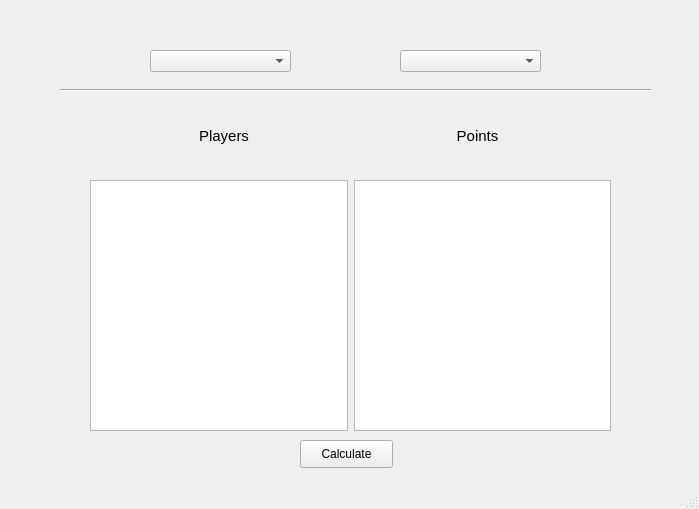
<?xml version="1.0" encoding="UTF-8"?>
<ui version="4.0">
 <class>EvaluateWindow</class>
 <widget class="QMainWindow" name="EvaluateWindow">
  <property name="geometry">
   <rect>
    <x>0</x>
    <y>0</y>
    <width>699</width>
    <height>509</height>
   </rect>
  </property>
  <property name="windowTitle">
   <string>MainWindow</string>
  </property>
  <widget class="QWidget" name="centralwidget">
   <widget class="QWidget" name="horizontalLayoutWidget">
    <property name="geometry">
     <rect>
      <x>90</x>
      <y>180</y>
      <width>521</width>
      <height>251</height>
     </rect>
    </property>
    <layout class="QHBoxLayout" name="horizontalLayout">
     <item>
      <widget class="QListView" name="listView"/>
     </item>
     <item>
      <widget class="QListView" name="listView_2"/>
     </item>
    </layout>
   </widget>
   <widget class="QWidget" name="horizontalLayoutWidget_2">
    <property name="geometry">
     <rect>
      <x>100</x>
      <y>110</y>
      <width>501</width>
      <height>51</height>
     </rect>
    </property>
    <layout class="QHBoxLayout" name="horizontalLayout_2">
     <item>
      <widget class="QLabel" name="Players">
       <property name="font">
        <font>
         <pointsize>11</pointsize>
         <weight>50</weight>
         <bold>false</bold>
        </font>
       </property>
       <property name="text">
        <string>Players</string>
       </property>
       <property name="alignment">
        <set>Qt::AlignCenter</set>
       </property>
       <property name="indent">
        <number>10</number>
       </property>
      </widget>
     </item>
     <item>
      <widget class="QLabel" name="Points">
       <property name="font">
        <font>
         <pointsize>11</pointsize>
         <weight>50</weight>
         <bold>false</bold>
        </font>
       </property>
       <property name="text">
        <string>Points</string>
       </property>
       <property name="alignment">
        <set>Qt::AlignCenter</set>
       </property>
       <property name="indent">
        <number>10</number>
       </property>
      </widget>
     </item>
    </layout>
   </widget>
   <widget class="QPushButton" name="Calculate">
    <property name="geometry">
     <rect>
      <x>300</x>
      <y>440</y>
      <width>93</width>
      <height>28</height>
     </rect>
    </property>
    <property name="text">
     <string>Calculate</string>
    </property>
   </widget>
   <widget class="QComboBox" name="SelectTeam">
    <property name="geometry">
     <rect>
      <x>150</x>
      <y>50</y>
      <width>141</width>
      <height>22</height>
     </rect>
    </property>
   </widget>
   <widget class="QComboBox" name="Selectmatch">
    <property name="geometry">
     <rect>
      <x>400</x>
      <y>50</y>
      <width>141</width>
      <height>22</height>
     </rect>
    </property>
   </widget>
   <widget class="Line" name="line">
    <property name="geometry">
     <rect>
      <x>60</x>
      <y>80</y>
      <width>591</width>
      <height>20</height>
     </rect>
    </property>
    <property name="orientation">
     <enum>Qt::Horizontal</enum>
    </property>
   </widget>
  </widget>
  <widget class="QStatusBar" name="statusbar"/>
 </widget>
 <resources/>
 <connections/>
</ui>
